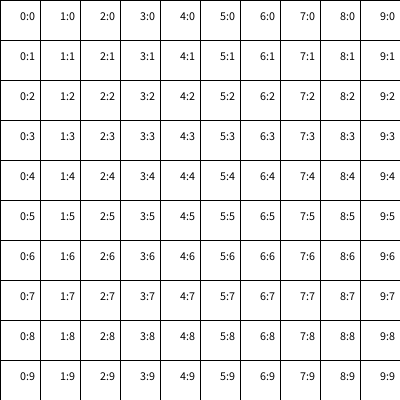
Frame 1 (no input)
Frame 60 (the mouse pressed at the canvas centre just before this capture): identical to frame 1, image omitted
Frame 120 (the mouse held since frame 60 and released just before this capture): identical to frame 1, image omitted

The Processing sketch that drew this single still picture (run headless with seeded random() and noise(); from frame 60 on, the mouse is pressed at the canvas centre):

// Processing sketch: grilla_simple_indices
// ── grilla_simple_indices.pde
int cant = 10;
int tamX, tamY;

void setup(){
  size(400, 400);
  tamX = width/cant;
  tamY = height/cant;
}

void draw(){
  for(int i=0; i<cant; i++){
    for(int j=0; j<cant; j++){
      fill(255);
      rect(i*tamX, j*tamY, tamX, tamY);
      fill(0);
      text(i+":"+j,i*tamX + 20, j*tamY + 20);
    }
  }
}
